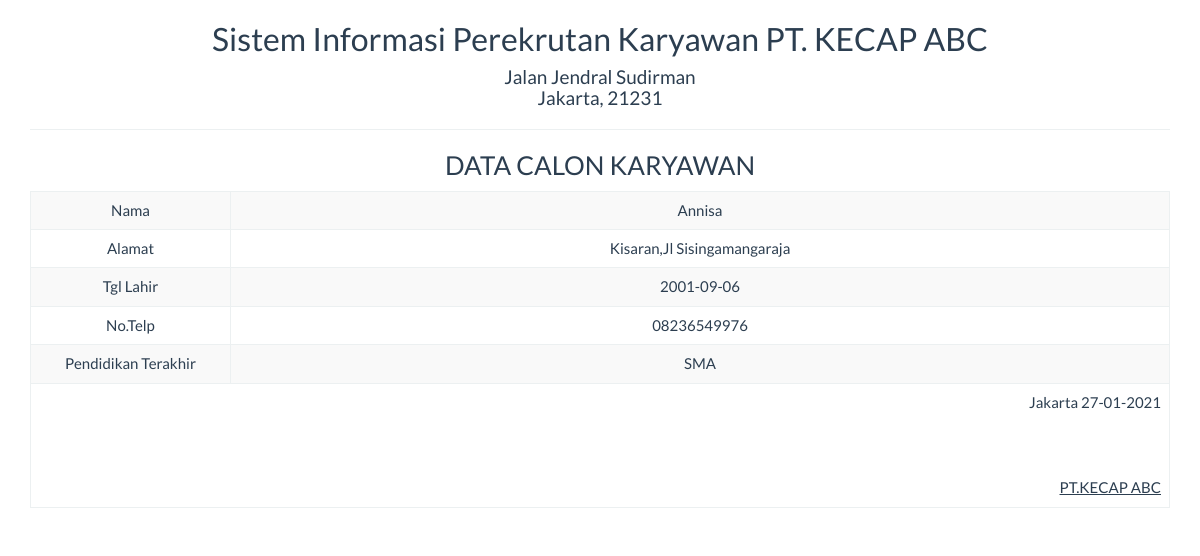
/report/calon_satu.php?id=1, run on the app's committed database.
### tables this page shows
CREATE TABLE `tb_pelamar` (
  `id` int(5) NOT NULL,
  `nama` varchar(35) NOT NULL,
  `alamat` varchar(50) NOT NULL,
  `tgl_lahir` date NOT NULL,
  `no_telp` varchar(13) NOT NULL,
  `p_terakhir` varchar(35) NOT NULL
);

### report/calon_satu.php (the view, shortened to what this page needs)
<!DOCTYPE html>
<html>
    <head>
        <link href="../Assets/css/bootstrap.min.css" rel="stylesheet" type="text/css"/>
    </head>
    <body onload="print()">
        <?php
        include '../config/koneksi.php';
        $sql = "SELECT * FROM tb_pelamar WHERE id='" . $_GET ['id'] . "'";
        $query = mysqli_query($koneksi, $sql) or die("SQL Detail error");
        $data = mysqli_fetch_array($query);
        ?>
        <div class="container">
            <div class='row'>
                <div class="col-sm-12">
                    <div class="text-center">
                        <h2>Sistem Informasi Perekrutan Karyawan PT. KECAP ABC </h2>
                        <h4>Jalan Jendral Sudirman<br> Jakarta, 21231</h4>
                        <hr>
                        <h3>DATA CALON KARYAWAN</h3>
                        <table class="table table-bordered table-striped table-hover">
                            <tbody>
								<tr>
                                    <td>Nama</td> <td><?= $data['nama'] ?></td>
                                </tr>
                                <tr>
                                    <td width="200">Alamat</td> <td><?= $data['alamat'] ?></td>
                                </tr>
                                <tr>
                                    <td>Tgl Lahir</td> <td><?= $data['tgl_lahir'] ?></td>
                                </tr>
								<tr>
                                    <td>No.Telp</td> <td><?= $data['no_telp'] ?></td>
                                </tr>
								<tr>
                                    <td>Pendidikan Terakhir</td> <td><?= $data['p_terakhir'] ?></td>
                                </tr>
                            </tbody>
                            <tfoot>
                                <tr>
                                    <td colspan="2" class="text-right">
                                       Jakarta  <?= date("d-m-Y") ?>
                                        <br><br><br><br>
                                        <u>PT.KECAP ABC<strong></u><br>
									</td>
								</tr>
							</tfoot>
                        </table>
                    </div>
                </div>
            </div>
    </body>
</html>

### data on the page
tb_pelamar: nama "Annisa", alamat "Kisaran,Jl Sisingamangaraja", tgl_lahir "2001-09-06", no_telp "08236549976", p_terakhir "SMA"
